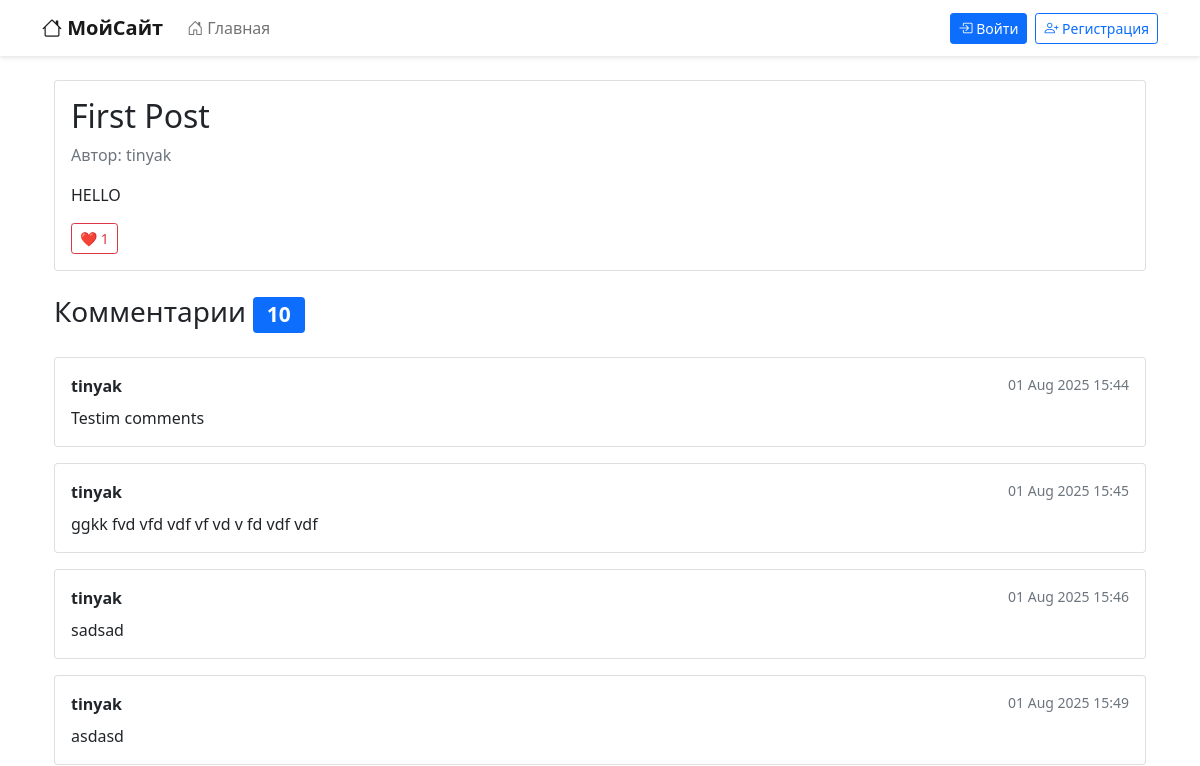
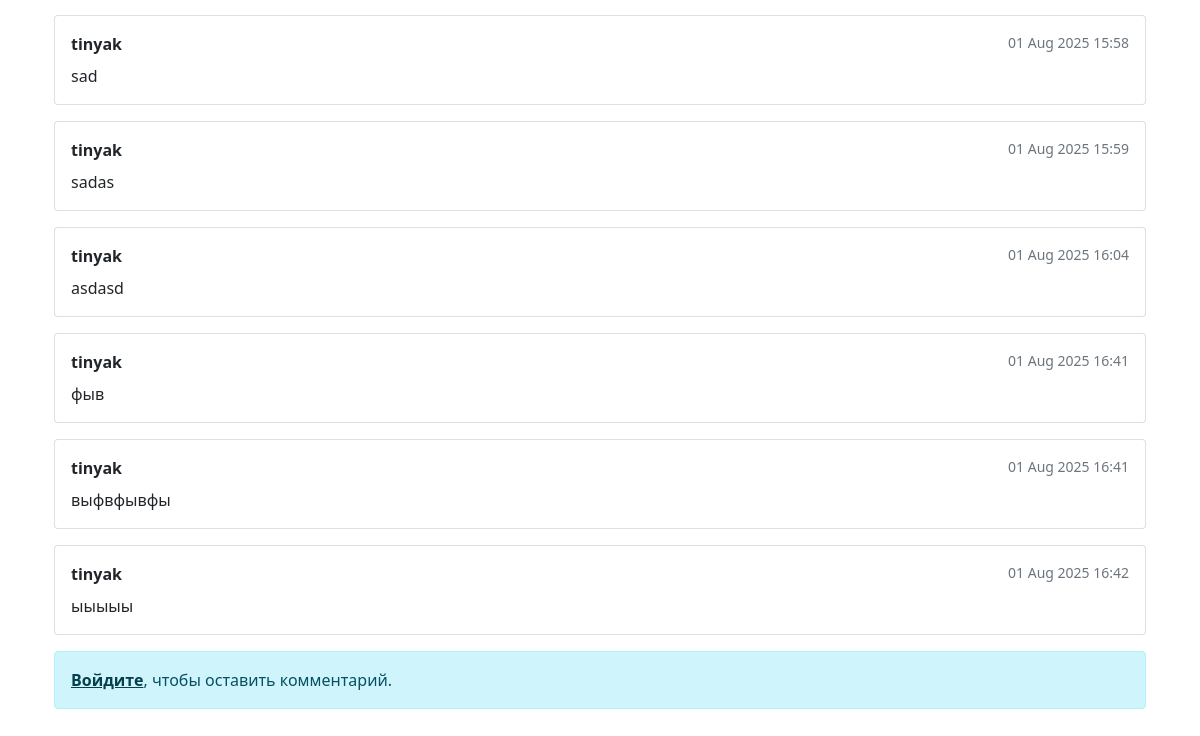
The app's page /posts/1/, older data (2 pictures, top to bottom).
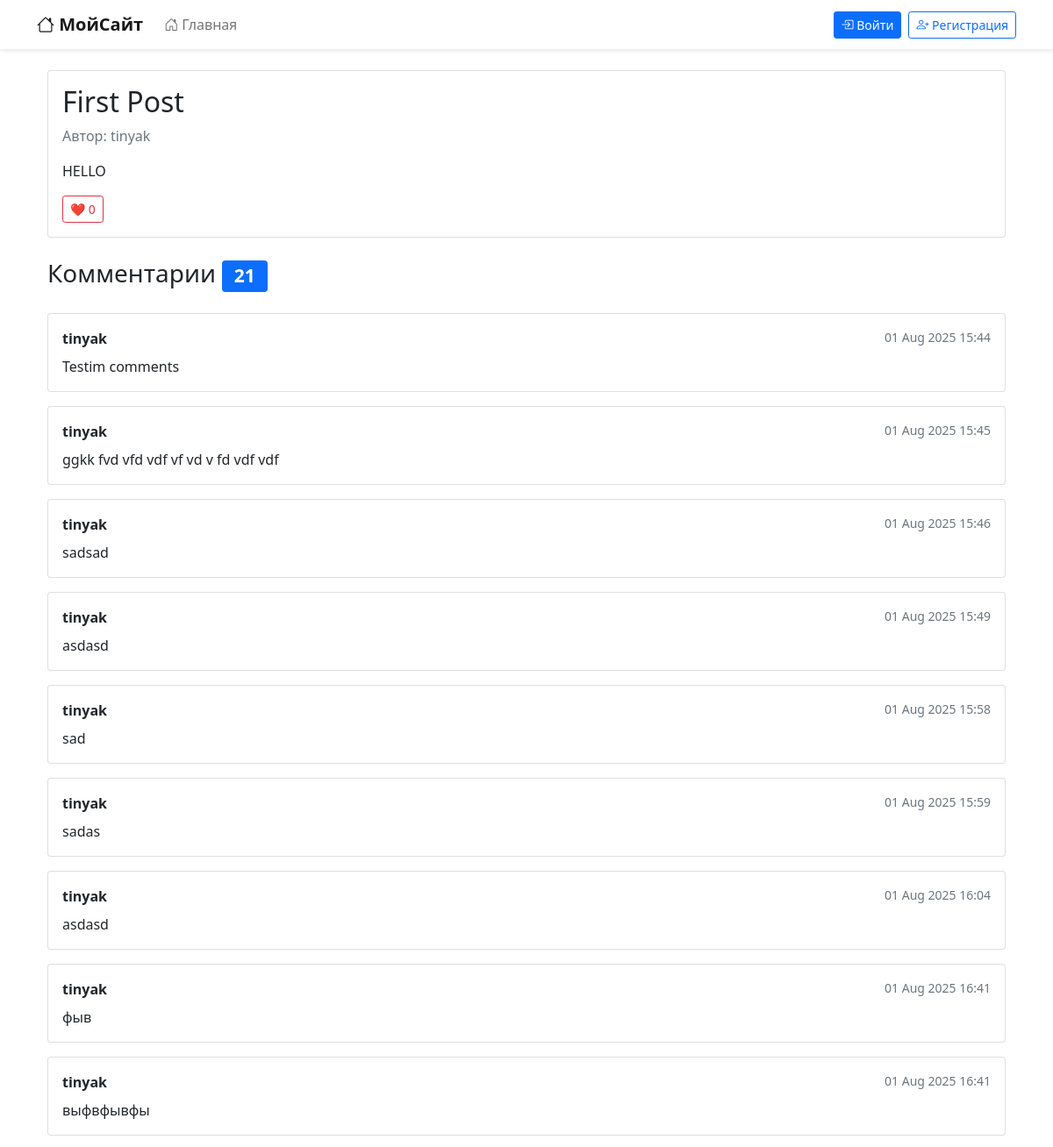
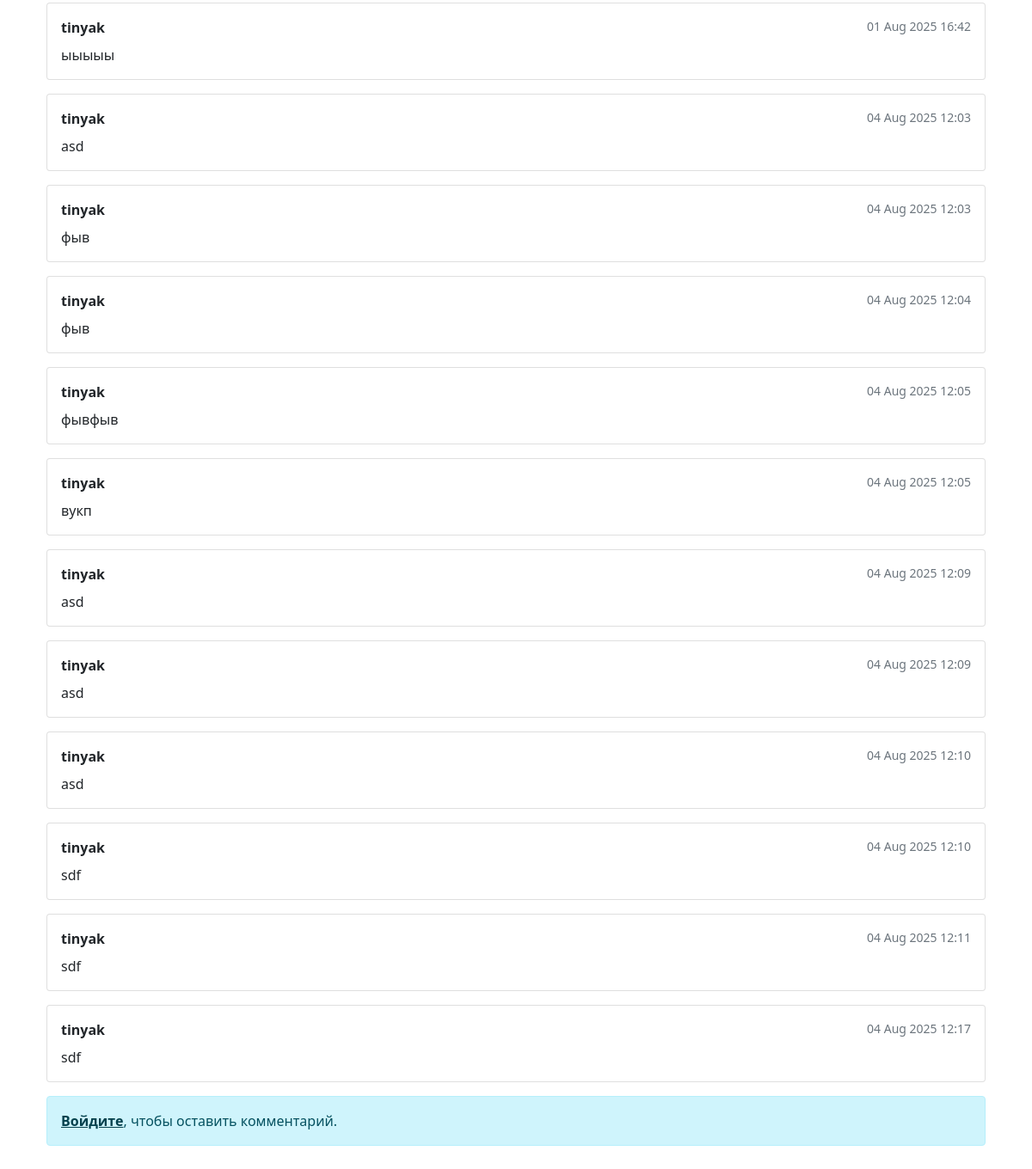
The same page, newer data (2 pictures, top to bottom).
### posts/models.py (models this page shows, shortened)
class Post(models.Model):
    author = models.ForeignKey(User, on_delete=models.CASCADE)
    title = models.CharField(max_length=200)
    content = models.TextField()
    tags = models.ManyToManyField(Tag, blank=True)
    created_at = models.DateTimeField(auto_now_add=True)
    likes = models.ManyToManyField(User, related_name='liked_posts', blank=True)

class Comment(models.Model):
    post = models.ForeignKey(Post, on_delete=models.CASCADE, related_name='comments')
    author = models.ForeignKey(User, on_delete=models.CASCADE)
    text = models.TextField(max_length=500)
    created_at = models.DateTimeField(auto_now_add=True)

### posts/views.py (the view)
# urls.py: path('posts/<int:pk>/', post_detail, name='post_detail'),
def post_detail(request, pk):
    post = get_object_or_404(Post, pk=pk)
    comments = post.comments.all()
    if request.method == 'POST':
        form = CommentForm(request.POST)
        if form.is_valid():
            comment = form.save(commit=False) # не сохраняем сразу
            comment.author = request.user
            comment.post = post
            comment.save()
            return redirect('post_detail', pk=pk)
    else:
        form = CommentForm()
    return render(request, 'posts/detail.html', {
        'post': post,
        'comments': comments,
        'form': form
    })

### posts/templates/posts/detail.html (shortened to what this page needs)
{% extends 'base.html' %}
{% load static %}
{% block content %}
<div class="container mt-4">
    <article class="card mb-4">
        <div class="card-body">
            <h2 class="card-title">{{ post.title }}</h2>
            <div class="d-flex justify-content-between align-items-center mb-3">
                <span class="text-muted">Автор: {{ post.author.username }}</span>
            </div>
            <p class="card-text">{{ post.content }}</p>
            <form class="like-form" data-post-id="{{ post.pk }}" action="{% url 'like_post' post.pk %}" method="POST">
                <button type="button" class="btn btn-sm {% if request.user in post.likes.all %}btn-danger{% else %}btn-outline-danger{% endif %}">
                    ❤️ <span class="like-count">{{ post.likes.count }}</span>
                </button>
            </form>
        </div>
    </article>
    <section class="comments">
        <h3 class="mb-4">Комментарии <span class="badge bg-primary">{{ comments.count }}</span></h3>
        {% for comment in comments %}
        <div class="card mb-3">
            <div class="card-body">
                <div class="d-flex justify-content-between">
                    <strong>{{ comment.author.username }}</strong>
                    <small class="text-muted">{{ comment.created_at|date:"d M Y H:i" }}</small>
                </div>
                <p class="mt-2 mb-0">{{ comment.text }}</p>
            </div>
        </div>
        {% empty %}
        <div class="alert alert-secondary">Пока нет комментариев.</div>
        {% endfor %}
        {% if user.is_authenticated %}
        <div class="card mt-4">
            <div class="card-body">
                <h4 class="card-title">Добавить комментарий</h4>
                <form id="comment-form" method="POST" action="{% url 'post_detail' post.pk %}">
                    {% csrf_token %}
                    <textarea name="text" class="form-control mb-2" rows="3" required></textarea>
                    <button type="submit" class="btn btn-primary">Отправить</button>
                </form>
            </div>
        </div>
        {% else %}
        <div class="alert alert-info">
            <a href="{% url 'login' %}?next={{ request.path }}" class="alert-link">Войдите</a>, чтобы оставить комментарий.
        </div>
        {% endif %}
    </section>
</div>
{% endblock %}

### posts/templates/base.html (shortened to what this page needs)
<!DOCTYPE html>
<html lang="ru">
<head>
    <link href="https://cdn.jsdelivr.net/npm/bootstrap@5.1.3/dist/css/bootstrap.min.css" rel="stylesheet">
    <link rel="stylesheet" href="https://cdn.jsdelivr.net/npm/bootstrap-icons@1.8.0/font/bootstrap-icons.css">
</head>
<body>
    <nav class="navbar navbar-expand-lg navbar-light bg-white sticky-top mb-4">
        <div class="container">
            <a class="navbar-brand fw-bold" href="{% url 'home' %}">
                <i class="bi bi-house"></i> МойСайт
            </a>
            <div class="collapse navbar-collapse" id="navbarNav">
                <ul class="navbar-nav me-auto">
                    <li class="nav-item">
                        <a class="nav-link" href="{% url 'home' %}">
                            <i class="bi bi-house-door"></i> Главная
                        </a>
                    </li>
                </ul>
                <ul class="navbar-nav">
                    {% if user.is_authenticated %}
                    <li class="nav-item">
                        <form action="{% url 'logout' %}" method="POST" class="d-flex">
                            {% csrf_token %}
                            <button type="submit" class="btn btn-outline-danger btn-sm">
                                <i class="bi bi-box-arrow-right"></i> Выйти
                            </button>
                        </form>
                    </li>
                    {% else %}
                    <li class="nav-item">
                        <a class="btn btn-primary btn-sm" href="{% url 'login' %}">
                            <i class="bi bi-box-arrow-in-right"></i> Войти
                        </a>
                    </li>
                    <li class="nav-item ms-2">
                        <a class="btn btn-outline-primary btn-sm" href="{% url 'register' %}">
                            <i class="bi bi-person-plus"></i> Регистрация
                        </a>
                    </li>
                    {% endif %}
                </ul>
            </div>
        </div>
    </nav>
    <main class="container mb-5">
        {% block content %}{% endblock %}
    </main>
</body>
</html>

### posts/templates/base.html (style rules this page uses)
.navbar { box-shadow: 0 2px 4px rgba(0,0,0,0.1); }
.nav-link { transition: color 0.3s ease; }

Row changes from the older to the newer data that the page shows:
computed for Post "First Post": likes.count "1" → "0"; count "10" → "21"
added Comment: author.username "tinyak", created_at "04 Aug 2025 12:03", text "asd"
added Comment: author.username "tinyak", created_at "04 Aug 2025 12:03", text "фыв"
added Comment: author.username "tinyak", created_at "04 Aug 2025 12:04", text "фыв"
added Comment: author.username "tinyak", created_at "04 Aug 2025 12:05", text "фывфыв"
added Comment: author.username "tinyak", created_at "04 Aug 2025 12:05", text "вукп"
added Comment: author.username "tinyak", created_at "04 Aug 2025 12:09", text "asd"
added Comment: author.username "tinyak", created_at "04 Aug 2025 12:09", text "asd"
added Comment: author.username "tinyak", created_at "04 Aug 2025 12:10", text "asd"
added Comment: author.username "tinyak", created_at "04 Aug 2025 12:10", text "sdf"
added Comment: author.username "tinyak", created_at "04 Aug 2025 12:11", text "sdf"
added Comment: author.username "tinyak", created_at "04 Aug 2025 12:17", text "sdf"
